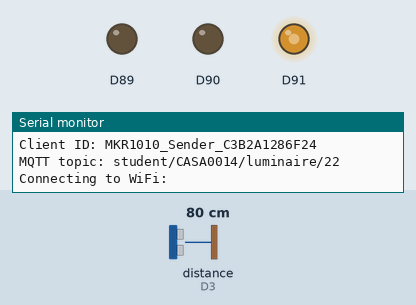
Bench run of a sketch on a simulated Arduino MKR. Parts: output pins drawn as LEDs (lit = HIGH), the last lines printed to the serial monitor. Wiring (inferred from the names in the program): ultrasonic range finder: trigger D2; echo D3. Inputs (shaded band) come from the test bench; at power-on: distance to the obstacle (sensor on D3) 80 cm. The echo pulse lasts 58.3 µs per cm; WiFi joins after 1.5 s; servers stay silent unless stated; no MQTT or app messages arrive unless stated; not simulated (calls return 0 or success): arduino_secrets.h; pins used as bus, display or sensor lines are not drawn.

Above: at 0.1 s.
At 5.7 s:
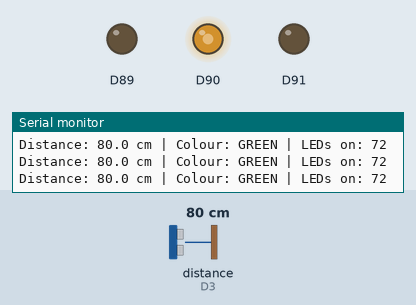
5.8 s: distance to the obstacle (sensor on D3) set to 2 cm
7.9 s: distance to the obstacle (sensor on D3) set to 35 cm
Timing chart, 0 to 10.9 s (numbered marks = the images above; inputs shaded):
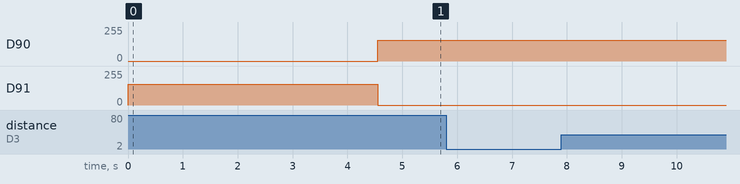

The sketch:

Vespera_v1.ino
```cpp
#include <SPI.h>
#include <Wire.h>
#include <WiFiNINA.h>
#include <PubSubClient.h>
#include "arduino_secrets.h"
#include <utility/wifi_drv.h>

// WiFi and MQTT credentials
const char* ssid          = SECRET_SSID;
const char* password      = SECRET_PASS;
const char* ssid1         = SECRET_SSID1;
const char* password1     = SECRET_PASS1;
const char* mqtt_username = SECRET_MQTTUSER;
const char* mqtt_password = SECRET_MQTTPASS;

// Keep the original course MQTT settings
const char* mqtt_server = "mqtt.cetools.org";
const int mqtt_port = 1884;

WiFiClient wifiClient;
PubSubClient mqttClient(wifiClient);

// ID 22.
String lightId = "22";
String mqtt_topic = "student/CASA0014/luminaire/" + lightId;
String clientId = "";

const int num_leds = 72;
const int payload_size = num_leds * 3;
byte RGBpayload[payload_size];

const int trigPin = 2;
const int echoPin = 3;


const float NEAR_CM = 20.0f;
const float FAR_CM = 60.0f;

const byte COLOUR_LEVEL = 120;

int litPixels = num_leds;

void setup() {
  Serial.begin(115200);

  // Onboard status LED
  WiFiDrv::pinMode(25, OUTPUT);
  WiFiDrv::pinMode(26, OUTPUT);
  WiFiDrv::pinMode(27, OUTPUT);
  LedRed();

  pinMode(trigPin, OUTPUT);
  pinMode(echoPin, INPUT);
  digitalWrite(trigPin, LOW);


  byte mac[6];
  WiFi.macAddress(mac);

  char macStr[18];
  snprintf(
    macStr,
    sizeof(macStr),
    "%02X%02X%02X%02X%02X%02X",
    mac[5], mac[4], mac[3],
    mac[2], mac[1], mac[0]
  );

  clientId = "MKR1010_Sender_" + String(macStr);

  Serial.println(F("Starting Vespera sensor controller..."));
  Serial.print(F("Client ID: "));
  Serial.println(clientId);
  Serial.print(F("MQTT topic: "));
  Serial.println(mqtt_topic);

  mqttClient.setServer(mqtt_server, mqtt_port);
  mqttClient.setBufferSize(512);
  mqttClient.setKeepAlive(30);

  // Defined in connections.ino
  startWifi();

  Serial.println(F("Setup complete."));
}

void loop() {

  if (WiFi.status() != WL_CONNECTED) {
    startWifi();

    if (WiFi.status() != WL_CONNECTED) {
      return;
    }
  }

  if (!mqttClient.connected()) {
    reconnectMQTT();

    if (!mqttClient.connected()) {
      return;
    }
  }

  mqttClient.loop();

  litPixels = num_leds;

  digitalWrite(trigPin, LOW);
  delayMicroseconds(2);

  digitalWrite(trigPin, HIGH);
  delayMicroseconds(10);
  digitalWrite(trigPin, LOW);

  unsigned long duration = pulseIn(echoPin, HIGH, 30000UL);

  float distance = duration * 0.0343f / 2.0f;

  const char* colour;

  if (duration == 0 || distance >= FAR_CM) {
    send_colour_to_all(0, COLOUR_LEVEL, 0);
    colour = "GREEN";
  } else if (distance >= NEAR_CM) {
    send_colour_to_all(0, 0, COLOUR_LEVEL);
    colour = "BLUE";
  } else {
    send_colour_to_all(COLOUR_LEVEL, 0, 0);
    colour = "RED";
  }


  Serial.print(F("Distance: "));
  if (duration == 0) {
    Serial.print(F("No echo"));
  } else {
    Serial.print(distance, 1);
    Serial.print(F(" cm"));
  }

  Serial.print(F(" | Colour: "));
  Serial.print(colour);

  Serial.print(F(" | LEDs on: "));
  Serial.println(litPixels);

  mqttClient.loop();
  delay(200);
}


void send_colour_to_all(int r, int g, int b) {
  if (!mqttClient.connected()) {
    Serial.println(F("MQTT disconnected; cannot publish."));
    return;
  }

  byte red   = (byte)constrain(r, 0, 255);
  byte green = (byte)constrain(g, 0, 255);
  byte blue  = (byte)constrain(b, 0, 255);

  for (int pixel = 0; pixel < num_leds; pixel++) {
    bool on = (litPixels == num_leds) || (pixel % 6 < 3);

    RGBpayload[pixel * 3 + 0] = on ? red : 0;
    RGBpayload[pixel * 3 + 1] = on ? green : 0;
    RGBpayload[pixel * 3 + 2] = on ? blue : 0;
  }

  bool sent = mqttClient.publish(
    mqtt_topic.c_str(),
    RGBpayload,
    payload_size
  );

  if (!sent) {
    Serial.println(F("MQTT publish failed."));
  }
}

void send_all_off() {
  send_colour_to_all(0, 0, 0);
}
```

RGBLED.ino
```cpp
void toggleRGB() {
  // Red
  WiFiDrv::analogWrite(25, 255);
  WiFiDrv::analogWrite(26, 0);
  WiFiDrv::analogWrite(27, 0);
  delay(1000);

  // Green
  WiFiDrv::analogWrite(25, 0);
  WiFiDrv::analogWrite(26, 255);
  WiFiDrv::analogWrite(27, 0);
  delay(1000);

  // Blue
  WiFiDrv::analogWrite(25, 0);
  WiFiDrv::analogWrite(26, 0);
  WiFiDrv::analogWrite(27, 255);
  delay(1000);

  // Off
  WiFiDrv::analogWrite(25, 0);
  WiFiDrv::analogWrite(26, 0);
  WiFiDrv::analogWrite(27, 0);
  delay(1000);
}

void LedRed() {
  WiFiDrv::analogWrite(25, 155);
  WiFiDrv::analogWrite(26, 0);
  WiFiDrv::analogWrite(27, 0);
}

void LedGreen() {
  WiFiDrv::analogWrite(25, 0);
  WiFiDrv::analogWrite(26, 155);
  WiFiDrv::analogWrite(27, 0);
}

void LedBlue() {
  WiFiDrv::analogWrite(25, 0);
  WiFiDrv::analogWrite(26, 0);
  WiFiDrv::analogWrite(27, 155);
}
```

connections.ino
```cpp
// Connect wifi and print setup info
void startWifi() {
  LedBlue();
  Serial.print(F("Connecting to WiFi: "));
  Serial.println(ssid);

  // Check if the WiFi module is present
  if (WiFi.status() == WL_NO_MODULE) {
    Serial.println(F("Communication with WiFi module failed!"));
    while (true)
      ;
  }

  // Try connecting up to five times
  int attempts = 0;
  while (WiFi.status() != WL_CONNECTED && attempts < 5) {
    WiFi.begin(ssid, password);
    Serial.print(F("."));
    delay(3000);
    attempts++;
  }

  if (WiFi.status() == WL_CONNECTED) {
    Serial.println(F("\nWiFi connected!"));
    Serial.print(F("IP address: "));
    Serial.println(WiFi.localIP());
    LedGreen();
  } else {
    Serial.println(F("\nWiFi connection failed, will retry in loop."));
    LedRed();
  }
}

// Handle reconnects to MQTT broker
void reconnectMQTT() {
  LedBlue();
  wifiClient.stop(); // Clean stale socket state before reconnecting

  if (!mqttClient.connected()) {
    Serial.println(F("Connecting to MQTT..."));
    if (mqttClient.connect(clientId.c_str(), mqtt_username, mqtt_password)) {
      Serial.println(F("connected"));
      LedGreen();

    } else {
      Serial.print(F("failed, rc="));
      Serial.print(mqttClient.state());
      Serial.println(F(" try again in 5 seconds"));
      LedRed();
      delay(5000);
    }
  }
}
```
